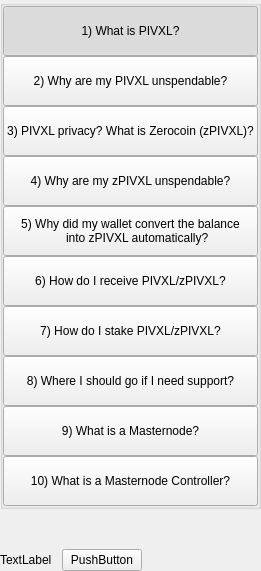
         <widget class="QWidget" name="left" native="true">
          <layout class="QVBoxLayout" name="verticalLayout_3">
           <property name="leftMargin">
            <number>0</number>
           </property>
           <property name="topMargin">
            <number>0</number>
           </property>
           <property name="rightMargin">
            <number>0</number>
           </property>
           <property name="bottomMargin">
            <number>0</number>
           </property>
           <item>
            <layout class="QVBoxLayout" name="verticalLayout_2">
             <property name="spacing">
              <number>0</number>
             </property>
             <item>
              <widget class="QWidget" name="containerButtons" native="true">
               <layout class="QVBoxLayout" name="verticalLayout">
                <property name="spacing">
                 <number>0</number>
                </property>
                <property name="leftMargin">
                 <number>0</number>
                </property>
                <property name="topMargin">
                 <number>0</number>
                </property>
                <property name="rightMargin">
                 <number>0</number>
                </property>
                <property name="bottomMargin">
                 <number>0</number>
                </property>
                <item>
                 <widget class="QGroupBox" name="groupBox">
                  <property name="title">
                   <string/>
                  </property>
                  <layout class="QVBoxLayout" name="verticalLayout_9">
                   <property name="spacing">
                    <number>0</number>
                   </property>
                   <property name="leftMargin">
                    <number>0</number>
                   </property>
                   <property name="topMargin">
                    <number>0</number>
                   </property>
                   <property name="rightMargin">
                    <number>0</number>
                   </property>
                   <property name="bottomMargin">
                    <number>0</number>
                   </property>
                   <item>
                    <widget class="QPushButton" name="pushButtonFaq1">
                     <property name="minimumSize">
                      <size>
                       <width>0</width>
                       <height>50</height>
                      </size>
                     </property>
                     <property name="maximumSize">
                      <size>
                       <width>16777215</width>
                       <height>50</height>
                      </size>
                     </property>
                     <property name="focusPolicy">
                      <enum>Qt::NoFocus</enum>
                     </property>
                     <property name="text">
                      <string>1) What is PIVXL?</string>
                     </property>
                     <property name="checkable">
                      <bool>true</bool>
                     </property>
                     <property name="checked">
                      <bool>true</bool>
                     </property>
                     <property name="autoExclusive">
                      <bool>true</bool>
                     </property>
                    </widget>
                   </item>
                   <item>
                    <widget class="QPushButton" name="pushButtonFaq2">
                     <property name="minimumSize">
                      <size>
                       <width>0</width>
                       <height>50</height>
                      </size>
                     </property>
                     <property name="maximumSize">
                      <size>
                       <width>16777215</width>
                       <height>50</height>
                      </size>
                     </property>
                     <property name="focusPolicy">
                      <enum>Qt::NoFocus</enum>
                     </property>
                     <property name="text">
                      <string>2) Why are my PIVXL unspendable?</string>
                     </property>
                     <property name="checkable">
                      <bool>true</bool>
                     </property>
                     <property name="autoExclusive">
                      <bool>true</bool>
                     </property>
                    </widget>
                   </item>
                   <item>
                    <widget class="QPushButton" name="pushButtonFaq3">
                     <property name="minimumSize">
                      <size>
                       <width>0</width>
                       <height>50</height>
                      </size>
                     </property>
                     <property name="maximumSize">
                      <size>
                       <width>16777215</width>
                       <height>16777215</height>
                      </size>
                     </property>
                     <property name="focusPolicy">
                      <enum>Qt::NoFocus</enum>
                     </property>
                     <property name="text">
                      <string>3) PIVXL privacy? What is Zerocoin (zPIVXL)?</string>
                     </property>
                     <property name="checkable">
                      <bool>true</bool>
                     </property>
                     <property name="autoExclusive">
                      <bool>true</bool>
                     </property>
                    </widget>
                   </item>
                   <item>
                    <widget class="QPushButton" name="pushButtonFaq4">
                     <property name="minimumSize">
                      <size>
                       <width>0</width>
                       <height>50</height>
                      </size>
                     </property>
                     <property name="maximumSize">
                      <size>
                       <width>16777215</width>
                       <height>16777215</height>
                      </size>
                     </property>
                     <property name="focusPolicy">
                      <enum>Qt::NoFocus</enum>
                     </property>
                     <property name="text">
                      <string>4) Why are my zPIVXL unspendable?</string>
                     </property>
                     <property name="checkable">
                      <bool>true</bool>
                     </property>
                     <property name="autoExclusive">
                      <bool>true</bool>
                     </property>
                    </widget>
                   </item>
                   <item>
                    <widget class="QPushButton" name="pushButtonFaq5">
                     <property name="minimumSize">
                      <size>
                       <width>0</width>
                       <height>50</height>
                      </size>
                     </property>
                     <property name="focusPolicy">
                      <enum>Qt::NoFocus</enum>
                     </property>
                     <property name="text">
                      <string>5) Why did my wallet convert the balance
    into zPIVXL automatically?</string>
                     </property>
                     <property name="checkable">
                      <bool>true</bool>
                     </property>
                     <property name="autoExclusive">
                      <bool>true</bool>
                     </property>
                    </widget>
                   </item>
                   <item>
                    <widget class="QPushButton" name="pushButtonFaq6">
                     <property name="minimumSize">
                      <size>
                       <width>0</width>
                       <height>50</height>
                      </size>
                     </property>
                     <property name="focusPolicy">
                      <enum>Qt::NoFocus</enum>
                     </property>
                     <property name="text">
                      <string>6) How do I receive PIVXL/zPIVXL?</string>
                     </property>
                     <property name="checkable">
                      <bool>true</bool>
                     </property>
                     <property name="autoExclusive">
                      <bool>true</bool>
                     </property>
                    </widget>
                   </item>
                   <item>
                    <widget class="QPushButton" name="pushButtonFaq7">
                     <property name="minimumSize">
                      <size>
                       <width>0</width>
                       <height>50</height>
                      </size>
                     </property>
                     <property name="focusPolicy">
                      <enum>Qt::NoFocus</enum>
                     </property>
                     <property name="text">
                      <string>7) How do I stake PIVXL/zPIVXL?</string>
                     </property>
                     <property name="checkable">
                      <bool>true</bool>
                     </property>
                     <property name="autoExclusive">
                      <bool>true</bool>
                     </property>
                    </widget>
                   </item>
                   <item>
                    <widget class="QPushButton" name="pushButtonFaq8">
                     <property name="minimumSize">
                      <size>
                       <width>0</width>
                       <height>50</height>
                      </size>
                     </property>
                     <property name="focusPolicy">
                      <enum>Qt::NoFocus</enum>
                     </property>
                     <property name="text">
                      <string>8) Where I should go if I need support?</string>
                     </property>
                     <property name="checkable">
                      <bool>true</bool>
                     </property>
                     <property name="autoExclusive">
                      <bool>true</bool>
                     </property>
                    </widget>
                   </item>
                   <item>
                    <widget class="QPushButton" name="pushButtonFaq9">
                     <property name="minimumSize">
                      <size>
                       <width>0</width>
                       <height>50</height>
                      </size>
                     </property>
                     <property name="focusPolicy">
                      <enum>Qt::NoFocus</enum>
                     </property>
                     <property name="text">
                      <string>9) What is a Masternode?</string>
                     </property>
                     <property name="checkable">
                      <bool>true</bool>
                     </property>
                     <property name="autoExclusive">
                      <bool>true</bool>
                     </property>
                    </widget>
                   </item>
                   <item>
                    <widget class="QPushButton" name="pushButtonFaq10">
                     <property name="minimumSize">
                      <size>
                       <width>0</width>
                       <height>50</height>
                      </size>
                     </property>
                     <property name="focusPolicy">
                      <enum>Qt::NoFocus</enum>
                     </property>
                     <property name="text">
                      <string>10) What is a Masternode Controller?</string>
                     </property>
                     <property name="checkable">
                      <bool>true</bool>
                     </property>
                     <property name="autoExclusive">
                      <bool>true</bool>
                     </property>
                    </widget>
                   </item>
                  </layout>
                 </widget>
                </item>
               </layout>
              </widget>
             </item>
             <item>
              <spacer name="verticalSpacer">
               <property name="orientation">
                <enum>Qt::Vertical</enum>
               </property>
               <property name="sizeHint" stdset="0">
                <size>
                 <width>20</width>
                 <height>40</height>
                </size>
               </property>
              </spacer>
             </item>
             <item>
              <layout class="QHBoxLayout" name="horizontalLayout_2">
               <item>
                <widget class="QLabel" name="labelWebLink">
                 <property name="text">
                  <string>TextLabel</string>
                 </property>
                </widget>
               </item>
               <item>
                <spacer name="horizontalSpacer_4">
                 <property name="orientation">
                  <enum>Qt::Horizontal</enum>
                 </property>
                 <property name="sizeType">
                  <enum>QSizePolicy::Minimum</enum>
                 </property>
                 <property name="sizeHint" stdset="0">
                  <size>
                   <width>10</width>
                   <height>20</height>
                  </size>
                 </property>
                </spacer>
               </item>
               <item>
                <widget class="QPushButton" name="pushButtonWebLink">
                 <property name="focusPolicy">
                  <enum>Qt::NoFocus</enum>
                 </property>
                 <property name="text">
                  <string>PushButton</string>
                 </property>
                </widget>
               </item>
               <item>
                <spacer name="horizontalSpacer_2">
                 <property name="orientation">
                  <enum>Qt::Horizontal</enum>
                 </property>
                 <property name="sizeHint" stdset="0">
                  <size>
                   <width>40</width>
                   <height>20</height>
                  </size>
                 </property>
                </spacer>
               </item>
              </layout>
             </item>
            </layout>
           </item>
          </layout>
         </widget>
